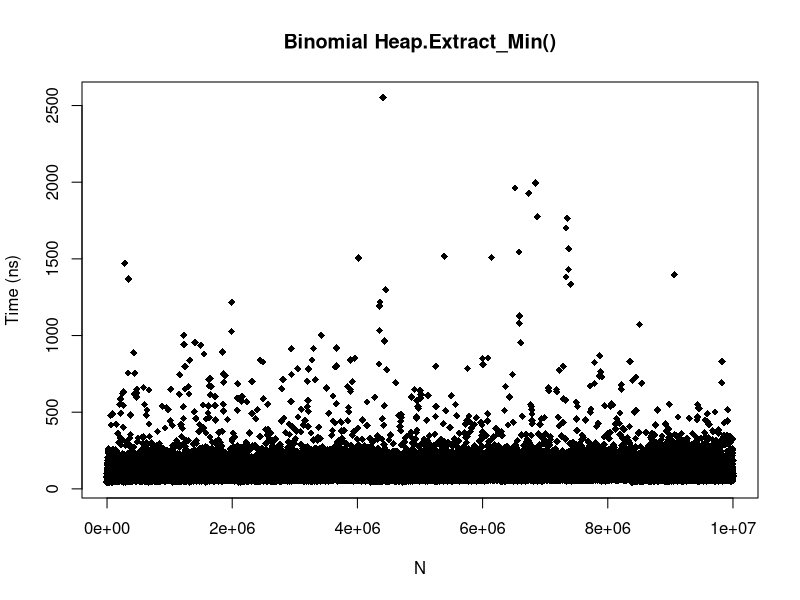
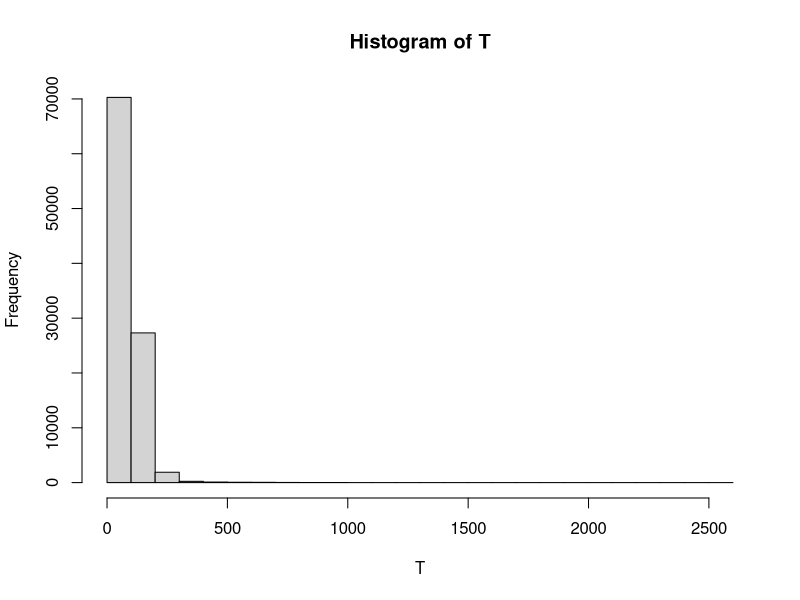
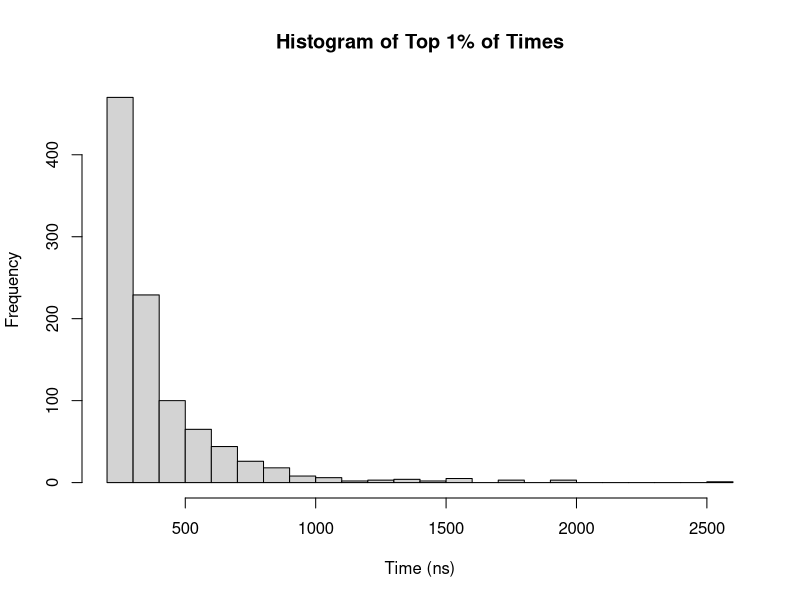
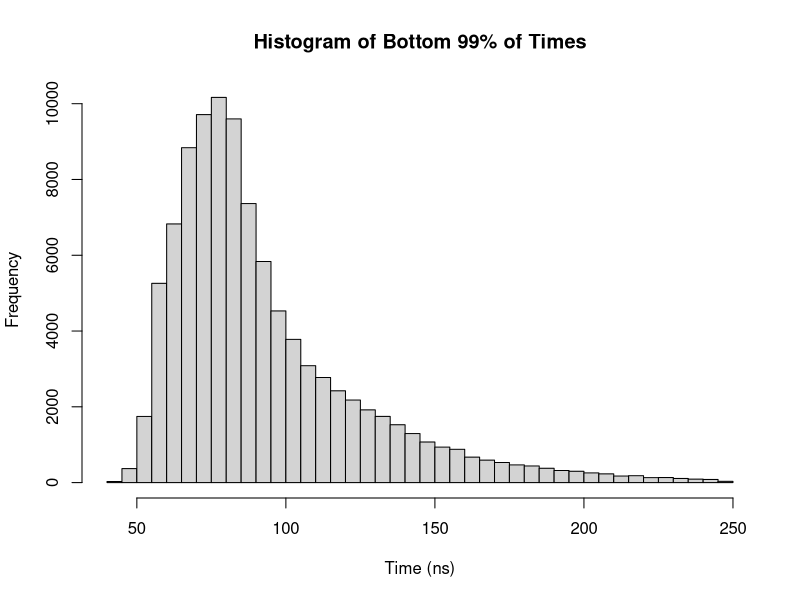

Source code (R) for these figures, in order:
# Preston Dunton
# CS320 Honors Option
# May 20, 2020
# pdunton@rams.colostate.edu

# Extract_Min() Should be O(logn)

extract_min_binomial = read.csv("./extract_min_binomial.csv")
attach(extract_min_binomial)

summary(T)
# min 41
# q1 71
# median 84
# mean 96.5
# q3 107
# max 2553

plot(N,T,pch=18,xlab="N",ylab="Time (ns)",main="Binomial Heap.Extract_Min()")
hist(T,breaks=20)

# Let's see if we can remove some outliers

quantile(T,seq(0,1,0.1))
quantile(T,seq(0.9,1,0.01))

# Let's separate the top 1% and analyze

# Top 1%
  summary(T[which(T>247)])
  # min 248
  # q1 269
  # median 306
  # mean 401.7
  # q3 441
  # max 2553
  hist(T[which(T>247)],main="Histogram of Top 1% of Times",xlab="Time (ns)",breaks=20)
  
# Bottom 99%
  summary(T[which(T<=247)])
  # min 41
  # q1 71
  # median 84
  # mean 93.45
  # q3 106
  # max 247
  hist(T[which(T<=247)],main="Histogram of Bottom 99% of Times",xlab="Time (ns)",breaks=30)

detach(extract_min_binomial)